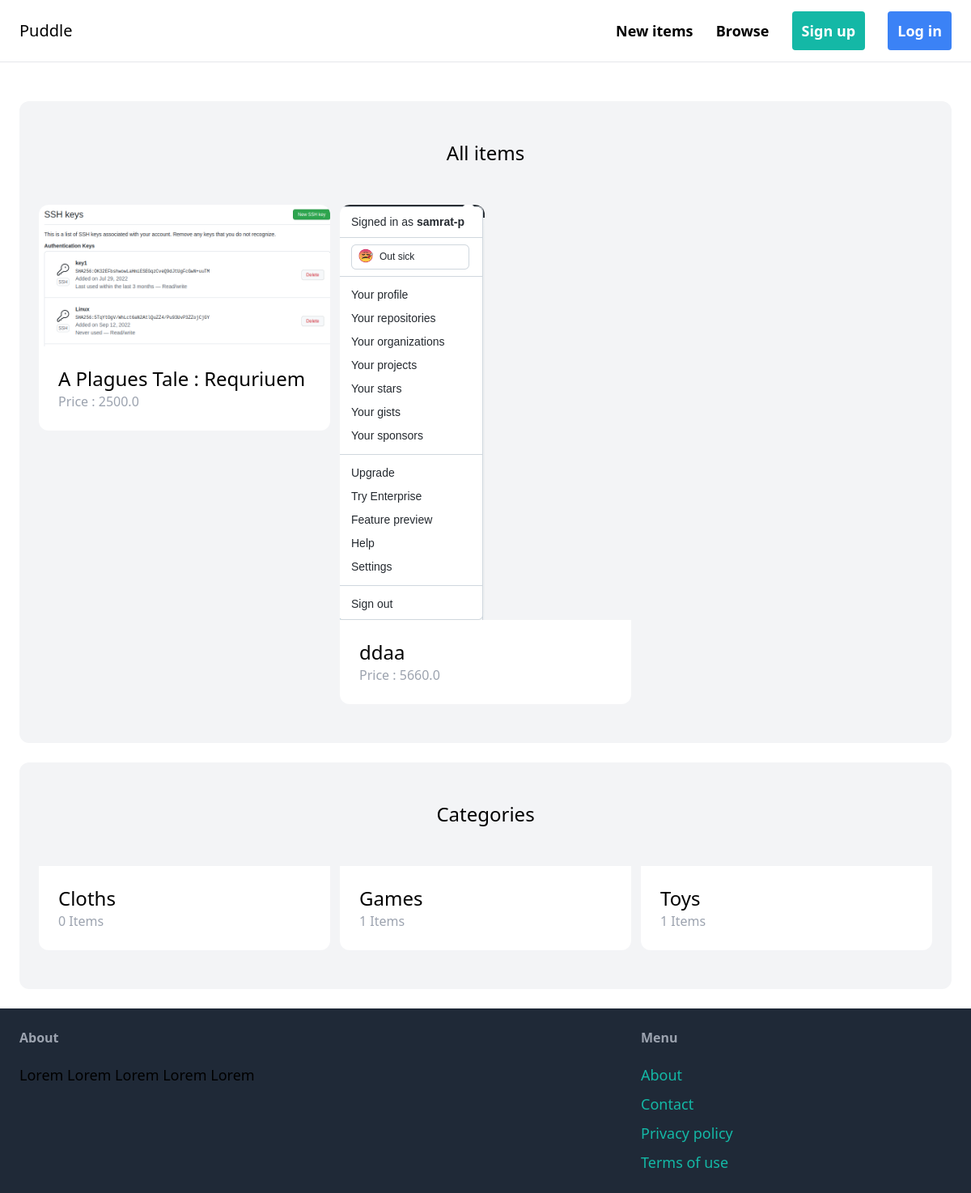
The app's page /, older data.
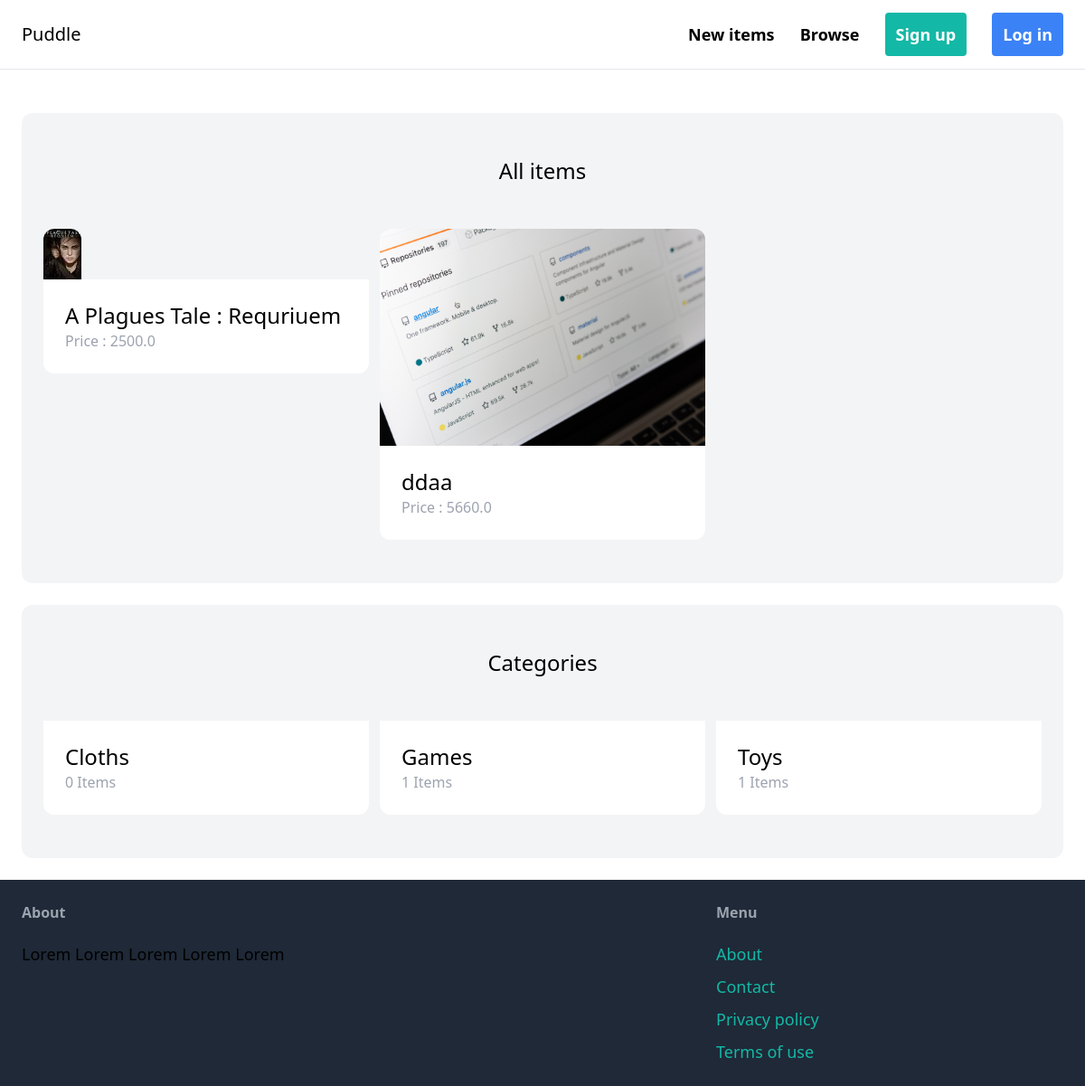
The same page, newer data.
### item/models.py (models this page shows, shortened)
class Item(models.Model):
    category = models.ForeignKey(Category, related_name='items', on_delete=models.CASCADE)
    name = models.TextField(blank=True, null=True) #defining name here
    price = models.FloatField()
    description = models.TextField(blank=True, null=True)
    is_sold = models.BooleanField(default=False) #defining
    created_at = models.DateTimeField(auto_now_add=True) #defining created_at
    created_by = models.ForeignKey(User,related_name='items' ,on_delete=models.CASCADE) #defining created_by and On_delete=CASCADE means when a user is deleted all items are deleted which had been created by user before
    image = models.ImageField(upload_to='item_images',blank=True, null=True) #defining image

### core/views.py (the view)
# urls.py: path('',index,name='index'),
def index(request):
    items = Item.objects.filter(is_sold=False)[0:6]
    categories = Category.objects.all()
    return render(request, 'core/index.html', {
        'categories': categories,
        'items': items,
    })

### core/templates/core/index.html (shortened to what this page needs)
{% extends 'core/base.html'%}
{% block content %}
<div class="mt-6 px-6 py-12 bg-gray-100 rounded-xl">
  <h2 class="mb-12 text-2xl text-center">All items</h2>
  <div class="grid grid-cols-3 gap-3">
      {% for item in items %}
      <div>
        <a href="{% url 'item:detail' item.id %}">
          <div>
              <img src="{{ item.image.url }}" class="rounded-t-xl">
          </div>
          <div class="p-6 bg-white rounded-b-xl">
              <h2 class="text-2xl">{{ item.name }} </h2>
              <p class="text-gray-400"> Price : {{ item.price }}</p>
          </div>
        </a>
      </div>
      {% endfor %}
  </div>
</div>
<div class="mt-6 px-6 py-12 bg-gray-100 rounded-xl">
  <h2 class="mb-12 text-2xl text-center">Categories</h2>
  <div class="grid grid-cols-3 gap-3">
      {% for category in categories %}
      <div>
        <a href="#">
          <div class="p-6 bg-white rounded-b-xl">
              <h2 class="text-2xl">{{ category.name }} </h2>
              <p class="text-gray-400">{{ category.items.count }} Items</p>
          </div>
        </a>
      </div>
      {% endfor %}
  </div>
</div>
{% endblock %}

Row changes from the older to the newer data that the page shows:
changed Item "A Plagues Tale : Requriuem": image: a different picture
changed Item "ddaa": image: a different picture
